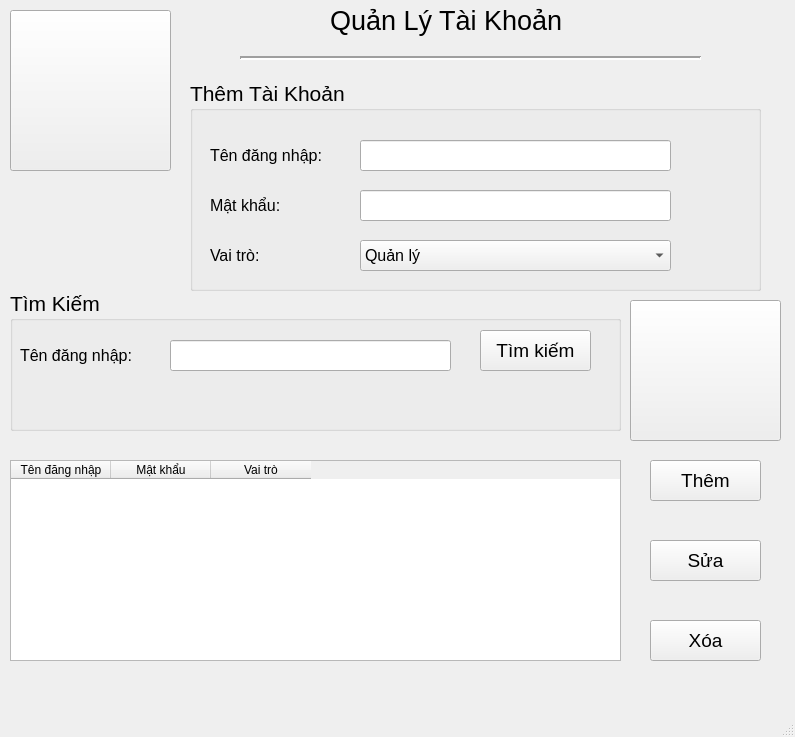
<?xml version="1.0" encoding="UTF-8"?>
<ui version="4.0">
 <class>MainWindow</class>
 <widget class="QMainWindow" name="MainWindow">
  <property name="geometry">
   <rect>
    <x>0</x>
    <y>0</y>
    <width>795</width>
    <height>737</height>
   </rect>
  </property>
  <property name="windowTitle">
   <string>MainWindow</string>
  </property>
  <widget class="QWidget" name="centralwidget">
   <widget class="QLabel" name="label">
    <property name="geometry">
     <rect>
      <x>330</x>
      <y>0</y>
      <width>271</width>
      <height>41</height>
     </rect>
    </property>
    <property name="font">
     <font>
      <pointsize>20</pointsize>
     </font>
    </property>
    <property name="text">
     <string>Quản Lý Tài Khoản</string>
    </property>
   </widget>
   <widget class="QPushButton" name="pushButton">
    <property name="geometry">
     <rect>
      <x>10</x>
      <y>10</y>
      <width>161</width>
      <height>161</height>
     </rect>
    </property>
    <property name="styleSheet">
     <string notr="true">border-image: url(:/logo/dog.png);</string>
    </property>
    <property name="text">
     <string/>
    </property>
   </widget>
   <widget class="Line" name="line">
    <property name="geometry">
     <rect>
      <x>240</x>
      <y>50</y>
      <width>461</width>
      <height>16</height>
     </rect>
    </property>
    <property name="lineWidth">
     <number>2</number>
    </property>
    <property name="orientation">
     <enum>Qt::Horizontal</enum>
    </property>
   </widget>
   <widget class="QGroupBox" name="groupBox">
    <property name="geometry">
     <rect>
      <x>190</x>
      <y>80</y>
      <width>571</width>
      <height>211</height>
     </rect>
    </property>
    <property name="font">
     <font>
      <pointsize>16</pointsize>
     </font>
    </property>
    <property name="title">
     <string>Thêm Tài Khoản</string>
    </property>
    <widget class="QLabel" name="label_2">
     <property name="geometry">
      <rect>
       <x>20</x>
       <y>60</y>
       <width>141</width>
       <height>31</height>
      </rect>
     </property>
     <property name="font">
      <font>
       <pointsize>12</pointsize>
      </font>
     </property>
     <property name="text">
      <string>Tên đăng nhập:</string>
     </property>
    </widget>
    <widget class="QLineEdit" name="tb_tdn">
     <property name="geometry">
      <rect>
       <x>170</x>
       <y>60</y>
       <width>311</width>
       <height>31</height>
      </rect>
     </property>
    </widget>
    <widget class="QLabel" name="label_3">
     <property name="geometry">
      <rect>
       <x>20</x>
       <y>110</y>
       <width>91</width>
       <height>31</height>
      </rect>
     </property>
     <property name="font">
      <font>
       <pointsize>12</pointsize>
      </font>
     </property>
     <property name="text">
      <string>Mật khẩu:</string>
     </property>
    </widget>
    <widget class="QLineEdit" name="tb_mk">
     <property name="geometry">
      <rect>
       <x>170</x>
       <y>110</y>
       <width>311</width>
       <height>31</height>
      </rect>
     </property>
    </widget>
    <widget class="QLabel" name="label_4">
     <property name="geometry">
      <rect>
       <x>20</x>
       <y>160</y>
       <width>91</width>
       <height>31</height>
      </rect>
     </property>
     <property name="font">
      <font>
       <pointsize>12</pointsize>
      </font>
     </property>
     <property name="text">
      <string>Vai trò:</string>
     </property>
    </widget>
    <widget class="QComboBox" name="cb_vt">
     <property name="geometry">
      <rect>
       <x>170</x>
       <y>160</y>
       <width>311</width>
       <height>31</height>
      </rect>
     </property>
     <property name="font">
      <font>
       <pointsize>12</pointsize>
      </font>
     </property>
     <item>
      <property name="text">
       <string>Quản lý</string>
      </property>
     </item>
     <item>
      <property name="text">
       <string>Nhân viên bán hàng</string>
      </property>
     </item>
     <item>
      <property name="text">
       <string>Kế toán</string>
      </property>
     </item>
    </widget>
   </widget>
   <widget class="QGroupBox" name="groupBox_2">
    <property name="geometry">
     <rect>
      <x>10</x>
      <y>290</y>
      <width>611</width>
      <height>141</height>
     </rect>
    </property>
    <property name="font">
     <font>
      <pointsize>16</pointsize>
     </font>
    </property>
    <property name="title">
     <string>Tìm Kiếm</string>
    </property>
    <widget class="QLabel" name="label_5">
     <property name="geometry">
      <rect>
       <x>10</x>
       <y>50</y>
       <width>151</width>
       <height>31</height>
      </rect>
     </property>
     <property name="font">
      <font>
       <pointsize>12</pointsize>
      </font>
     </property>
     <property name="text">
      <string>Tên đăng nhập:</string>
     </property>
    </widget>
    <widget class="QLineEdit" name="tb_tk">
     <property name="geometry">
      <rect>
       <x>160</x>
       <y>50</y>
       <width>281</width>
       <height>31</height>
      </rect>
     </property>
    </widget>
    <widget class="QPushButton" name="pushButton_2">
     <property name="geometry">
      <rect>
       <x>470</x>
       <y>40</y>
       <width>111</width>
       <height>41</height>
      </rect>
     </property>
     <property name="font">
      <font>
       <pointsize>14</pointsize>
      </font>
     </property>
     <property name="text">
      <string>Tìm kiếm</string>
     </property>
    </widget>
   </widget>
   <widget class="QTableWidget" name="tableWidget">
    <property name="geometry">
     <rect>
      <x>10</x>
      <y>460</y>
      <width>611</width>
      <height>201</height>
     </rect>
    </property>
    <property name="columnCount">
     <number>3</number>
    </property>
    <column>
     <property name="text">
      <string>Tên đăng nhập</string>
     </property>
    </column>
    <column>
     <property name="text">
      <string>Mật khẩu</string>
     </property>
    </column>
    <column>
     <property name="text">
      <string>Vai trò</string>
     </property>
    </column>
   </widget>
   <widget class="QPushButton" name="pushButton_3">
    <property name="geometry">
     <rect>
      <x>630</x>
      <y>300</y>
      <width>151</width>
      <height>141</height>
     </rect>
    </property>
    <property name="styleSheet">
     <string notr="true">border-image: url(:/logo/cool.png);</string>
    </property>
    <property name="text">
     <string/>
    </property>
   </widget>
   <widget class="QPushButton" name="bt_t">
    <property name="geometry">
     <rect>
      <x>650</x>
      <y>460</y>
      <width>111</width>
      <height>41</height>
     </rect>
    </property>
    <property name="font">
     <font>
      <pointsize>14</pointsize>
     </font>
    </property>
    <property name="text">
     <string>Thêm</string>
    </property>
   </widget>
   <widget class="QPushButton" name="bt_s">
    <property name="geometry">
     <rect>
      <x>650</x>
      <y>540</y>
      <width>111</width>
      <height>41</height>
     </rect>
    </property>
    <property name="font">
     <font>
      <pointsize>14</pointsize>
     </font>
    </property>
    <property name="text">
     <string>Sửa</string>
    </property>
   </widget>
   <widget class="QPushButton" name="bt_x">
    <property name="geometry">
     <rect>
      <x>650</x>
      <y>620</y>
      <width>111</width>
      <height>41</height>
     </rect>
    </property>
    <property name="font">
     <font>
      <pointsize>14</pointsize>
     </font>
    </property>
    <property name="text">
     <string>Xóa</string>
    </property>
   </widget>
  </widget>
  <widget class="QMenuBar" name="menubar">
   <property name="geometry">
    <rect>
     <x>0</x>
     <y>0</y>
     <width>795</width>
     <height>26</height>
    </rect>
   </property>
  </widget>
  <widget class="QStatusBar" name="statusbar"/>
 </widget>
 <resources>
  <include location="logo.qrc"/>
 </resources>
 <connections/>
</ui>
